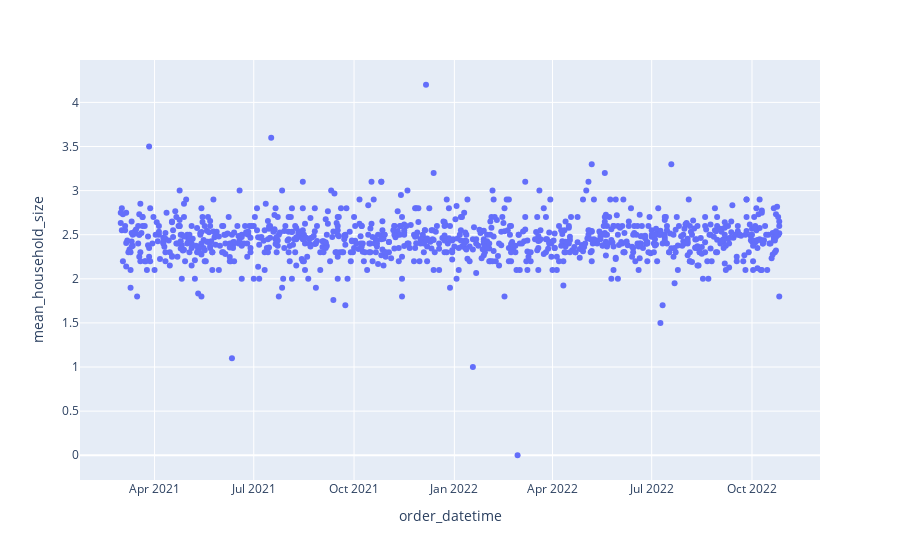

The notebook cell saved with this chart:
### Code cell
transactions = spark.read.parquet("../data/curated/transactions3.parquet")
transactions = transactions.groupBy("merchant_abn", "order_datetime").agg(
    F.sum("expected_revenue").alias("expected_revenue"),
    F.mean("fraud_probability").alias("mean_fraud_probability"),
    F.mean("dollar_value").alias("mean_dollar_value"),
    F.count("merchant_abn").alias("num_sales"),
    F.first("tags").alias("tags"),
    F.first("take_rate").alias("take_rate"),
    F.mean("merchant_fraud_probability").alias("mean_merchant_fraud_probability"),
    F.mean("Median_age_persons").alias("median_age"),
    F.mean("Median_tot_fam_inc_weekly").alias("median_family_income"),
    F.mean("Median_tot_hhd_inc_weekly").alias("median_household_income"),
    F.mean("Average_household_size").alias("mean_household_size"),
    F.mean("Tot_P").alias("postcode_population"),
    F.first("day_of_week").alias("day_of_week"),
    F.first("day_of_month").alias("day_of_month"),
    F.first("day_of_year").alias("day_of_year"),
    F.first("month").alias("month"),
    F.first("year").alias("year"),
    F.mean("seasonal_sales").alias("seasonal_sales"),
    F.mean("original_sales").alias("original_sales"),
    F.first("total_seasonal_sales").alias("total_seasonal_sales"),
    F.first("total_original_sales").alias("total_original_sales"),
    F.first("is_holiday").alias("is_holiday"),
)

# transactions.show()
# transactions = transactions.where(F.col("merchant_abn") == '24852446429')
# transactions.pandas_api().plot.scatter("mean_household_size", "expected_revenue")
transactions.pandas_api().plot.scatter("order_datetime", "mean_household_size")

### Figure 1 — Plotly figure (JSON) as saved in the notebook; plotly's stock layout.template omitted (floating-point values rounded to 4 significant figures; data arrays with more than 128 entries replaced by an {"elided": "..."} marker saying what was removed)
{"data": [{"hovertemplate": "order_datetime=%{x}<br>mean_household_size=%{y}<extra></extra>", "legendgroup": "", "marker": {"color": "#636efa", "symbol": "circle"}, "mode": "markers", "name": "", "orientation": "v", "showlegend": false, "type": "scatter", "x": {"elided": "1000 str values"}, "xaxis": "x", "y": {"elided": "1000 float values"}, "yaxis": "y"}], "layout": {"legend": {"tracegroupgap": 0}, "margin": {"t": 60}, "xaxis": {"anchor": "y", "domain": [0, 1], "title": {"text": "order_datetime"}}, "yaxis": {"anchor": "x", "domain": [0, 1], "title": {"text": "mean_household_size"}}}}
